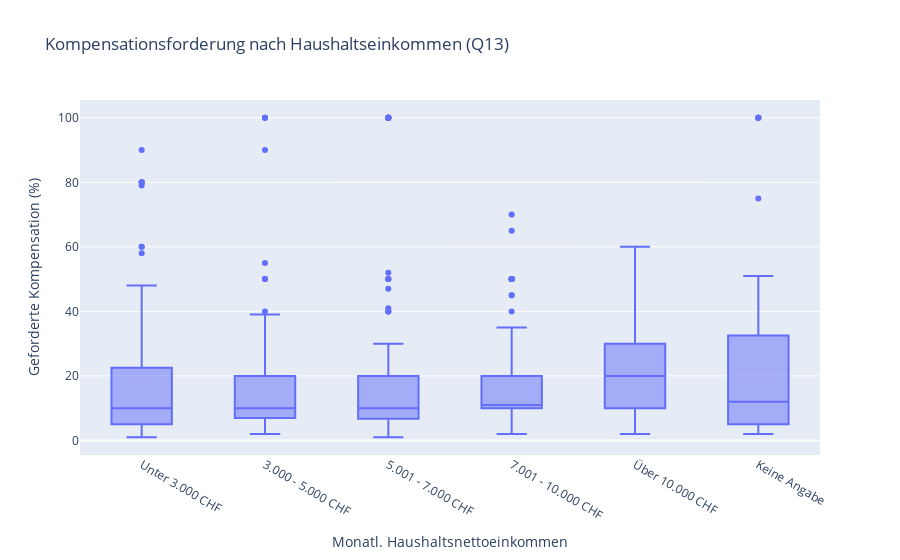
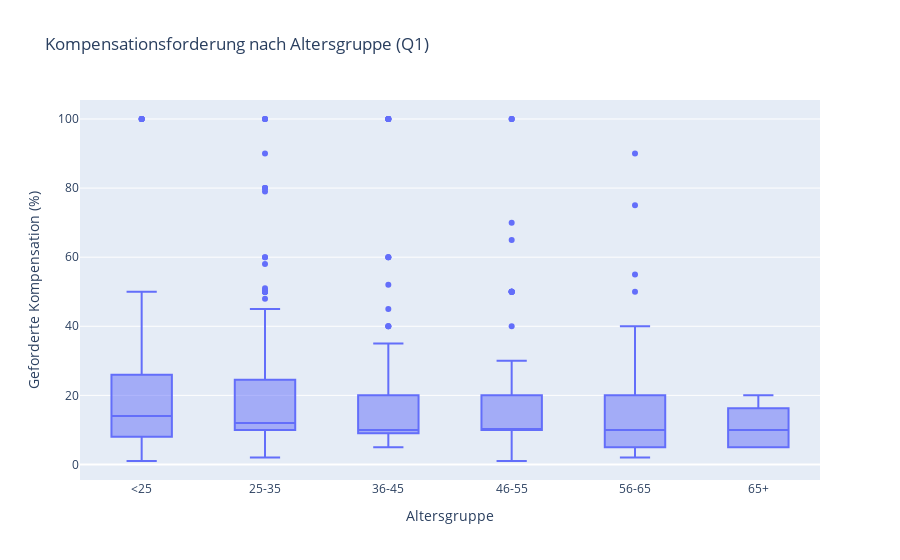

Write notebook code for charts like these, in order.
### Code cell
# Abschnitt 5: Einflussfaktoren auf die Höhe der Kompensationsforderungen
## 5.1 Einfluss soziodemografischer Faktoren auf die Kompensationsforderungen
# Stelle sicher, dass df_compens_demand_stated aus Abschnitt 4.1 existiert und nicht leer ist.
# df_respondents_unique enthält die soziodemografischen Daten pro Respondent.
# Wir müssen df_compens_demand_stated (mit gerätespezifischen Kompensationsforderungen)
# mit den soziodemografischen Daten aus df_respondents_unique mergen,
# falls die soziodem. Spalten nicht bereits durch frühere Merges in df_compens_demand_stated sind.

# Überprüfen, ob die soziodemografischen Spalten bereits in df_compens_demand_stated sind.
# master_df_f1 hatte bereits alles gemerged. df_compens_demand_stated ist ein Subset davon.
# Daher sollten Spalten wie 'age', 'q13_income', 'q14_education' bereits vorhanden sein.

if 'df_compens_demand_stated' in locals() and not df_compens_demand_stated.empty:
    print(f"Beginne Analyse des Einflusses soziodemografischer Faktoren auf Kompensationsforderungen (N valid compens. demands={len(df_compens_demand_stated)}).")
    
    # --- Einfluss Einkommen (Q13) ---
    if 'q13_income' in df_compens_demand_stated.columns:
        print("\n--- Einfluss Einkommen (Q13) auf Kompensationsforderung ---")
        # Definiere die korrekte Reihenfolge der Einkommenskategorien für den Plot
        income_categories_order_q13 = [
            "Unter 3.000 CHF", "3.000 - 5.000 CHF", "5.001 - 7.000 CHF",
            "7.001 - 10.000 CHF", "Über 10.000 CHF", "Keine Angabe"
        ]
        
        # Erstelle eine kategorische Spalte mit der definierten Ordnung
        # df_compens_demand_stated['q13_income_cat_ordered'] = pd.Categorical(
        #    df_compens_demand_stated['q13_income'], categories=income_categories_order_q13, ordered=True
        # )

        fig_income_compens = px.box(df_compens_demand_stated.dropna(subset=['q13_income', 'incentive_pct_required_num']),
                                     x='q13_income', y='incentive_pct_required_num',
                                     title='Kompensationsforderung nach Haushaltseinkommen (Q13)',
                                     labels={'q13_income': 'Monatl. Haushaltsnettoeinkommen',
                                             'incentive_pct_required_num': 'Geforderte Kompensation (%)'},
                                     category_orders={'q13_income': income_categories_order_q13}) # Sortierung direkt im Plot
        fig_income_compens.update_xaxes(tickangle=30)
        fig_income_compens.show()
        
        print("Deskriptive Statistik der Kompensationsforderung nach Einkommen:")
        stats_income_compens = df_compens_demand_stated.groupby('q13_income')['incentive_pct_required_num'].agg(['mean', 'median', 'std', 'count']).round(2)
        # display(stats_income_compens.reindex(income_categories_order_q13)) # Sortieren der Tabelle
        print(stats_income_compens.reindex(income_categories_order_q13))

    else:
        print("WARNUNG: Spalte 'q13_income' nicht in df_compens_demand_stated gefunden.")

    # --- Einfluss Alter (Q1) ---
    # 'age' sollte bereits numerisch und in df_compens_demand_stated vorhanden sein.
    if 'age' in df_compens_demand_stated.columns:
        print("\n--- Einfluss Alter (Q1) auf Kompensationsforderung ---")
        # Altersgruppen bilden für die Visualisierung (wie in deinem ursprünglichen Notebook)
        age_bins = [0, 25, 35, 45, 55, 65, df_compens_demand_stated['age'].max() + 1] # Max Alter dynamisch
        age_labels = ["<25", "25-35", "36-45", "46-55", "56-65", "65+"]
        # Stelle sicher, dass age_labels zur Anzahl der Bins passt (-1)
        if len(age_labels) != len(age_bins) - 1:
            print(f"WARNUNG: Anzahl der age_labels ({len(age_labels)}) passt nicht zur Anzahl der age_bins ({len(age_bins)}). Passe Bins/Labels an.")
            # Fallback oder Anpassung hier, falls nötig
        
        df_compens_demand_stated['age_group'] = pd.cut(
            df_compens_demand_stated['age'], bins=age_bins, labels=age_labels, right=False, include_lowest=True
        )
        
        fig_age_compens = px.box(df_compens_demand_stated.dropna(subset=['age_group', 'incentive_pct_required_num']),
                                 x='age_group', y='incentive_pct_required_num',
                                 title='Kompensationsforderung nach Altersgruppe (Q1)',
                                 labels={'age_group': 'Altersgruppe',
                                         'incentive_pct_required_num': 'Geforderte Kompensation (%)'},
                                 category_orders={'age_group': age_labels}) # Sortierung für den Plot
        fig_age_compens.show()
        
        print("Deskriptive Statistik der Kompensationsforderung nach Altersgruppe:")
        stats_age_compens = df_compens_demand_stated.groupby('age_group', observed=False)['incentive_pct_required_num'].agg(['mean', 'median', 'std', 'count']).round(2)
        # display(stats_age_compens)
        print(stats_age_compens)
    else:
        print("WARNUNG: Spalte 'age' nicht in df_compens_demand_stated gefunden.")
        
    # --- Einfluss Bildungsabschluss (Q14) ---
    if 'q14_education' in df_compens_demand_stated.columns:
        print("\n--- Einfluss Bildungsabschluss (Q14) auf Kompensationsforderung ---")
        # Definiere die korrekte Reihenfolge der Bildungskategorien für den Plot
        education_categories_order_q14 = [ # Passe diese an deine exakten Kategorien an!
            "Keine Schulbildung", "Grundschule", "Sekundarschule/Realschule",
            "Berufsausbildung/Lehre/Maturität", "Fachhochschule/Bachelor",
            "Universität/Master", "Promotion oder höher", "Keine Angabe"
        ]
        
        fig_edu_compens = px.box(df_compens_demand_stated.dropna(subset=['q14_education', 'incentive_pct_required_num']),
                                     x='q14_education', y='incentive_pct_required_num',
                                     title='Kompensationsforderung nach höchstem Bildungsabschluss (Q14)',
                                     labels={'q14_education': 'Bildungsabschluss',
                                             'incentive_pct_required_num': 'Geforderte Kompensation (%)'},
                                     category_orders={'q14_education': education_categories_order_q14}) # Sortierung
        fig_edu_compens.update_xaxes(tickangle=30)
        fig_edu_compens.show()
        
        print("Deskriptive Statistik der Kompensationsforderung nach Bildungsabschluss:")
        stats_edu_compens = df_compens_demand_stated.groupby('q14_education')['incentive_pct_required_num'].agg(['mean', 'median', 'std', 'count']).round(2)
        # display(stats_edu_compens.reindex(education_categories_order_q14, fill_value=0)) # Sortieren und fehlende mit 0 füllen
        # Sicherer reindexen, nur mit existierenden Kategorien:
        existing_edu_cats = [cat for cat in education_categories_order_q14 if cat in stats_edu_compens.index]
        print(stats_edu_compens.reindex(existing_edu_cats))

    else:
        print("WARNUNG: Spalte 'q14_education' nicht in df_compens_demand_stated gefunden.")
else:
    print("FEHLER: df_compens_demand_stated ist nicht verfügbar oder leer. Analyse der Einflussfaktoren kann nicht durchgeführt werden.")

print("\n--- Abschnitt 5.1: Einfluss soziodemografischer Faktoren Abgeschlossen ---")

### Figure 1 — Plotly figure (JSON) as saved in the notebook; plotly's stock layout.template omitted (floating-point values rounded to 4 significant figures; data arrays with more than 128 entries replaced by an {"elided": "..."} marker saying what was removed)
{"data": [{"alignmentgroup": "True", "hovertemplate": "Monatl. Haushaltsnettoeinkommen=%{x}<br>Geforderte Kompensation (%)=%{y}<extra></extra>", "legendgroup": "", "marker": {"color": "#636efa"}, "name": "", "notched": false, "offsetgroup": "", "orientation": "v", "showlegend": false, "type": "box", "x": {"elided": "508 str values"}, "x0": " ", "xaxis": "x", "y": {"elided": "508 float values"}, "y0": " ", "yaxis": "y"}], "layout": {"boxmode": "group", "legend": {"tracegroupgap": 0}, "title": {"text": "Kompensationsforderung nach Haushaltseinkommen (Q13)"}, "xaxis": {"anchor": "y", "categoryarray": ["Unter 3.000 CHF", "3.000 - 5.000 CHF", "5.001 - 7.000 CHF", "7.001 - 10.000 CHF", "Über 10.000 CHF", "Keine Angabe"], "categoryorder": "array", "domain": [0, 1], "tickangle": 30, "title": {"text": "Monatl. Haushaltsnettoeinkommen"}}, "yaxis": {"anchor": "x", "domain": [0, 1], "title": {"text": "Geforderte Kompensation (%)"}}}}

### Figure 2 — Plotly figure (JSON) as saved in the notebook; plotly's stock layout.template omitted (floating-point values rounded to 4 significant figures; data arrays with more than 128 entries replaced by an {"elided": "..."} marker saying what was removed)
{"data": [{"alignmentgroup": "True", "hovertemplate": "Altersgruppe=%{x}<br>Geforderte Kompensation (%)=%{y}<extra></extra>", "legendgroup": "", "marker": {"color": "#636efa"}, "name": "", "notched": false, "offsetgroup": "", "orientation": "v", "showlegend": false, "type": "box", "x": {"elided": "501 str values"}, "x0": " ", "xaxis": "x", "y": {"elided": "501 float values"}, "y0": " ", "yaxis": "y"}], "layout": {"boxmode": "group", "legend": {"tracegroupgap": 0}, "title": {"text": "Kompensationsforderung nach Altersgruppe (Q1)"}, "xaxis": {"anchor": "y", "categoryarray": ["<25", "25-35", "36-45", "46-55", "56-65", "65+"], "categoryorder": "array", "domain": [0, 1], "title": {"text": "Altersgruppe"}}, "yaxis": {"anchor": "x", "domain": [0, 1], "title": {"text": "Geforderte Kompensation (%)"}}}}
